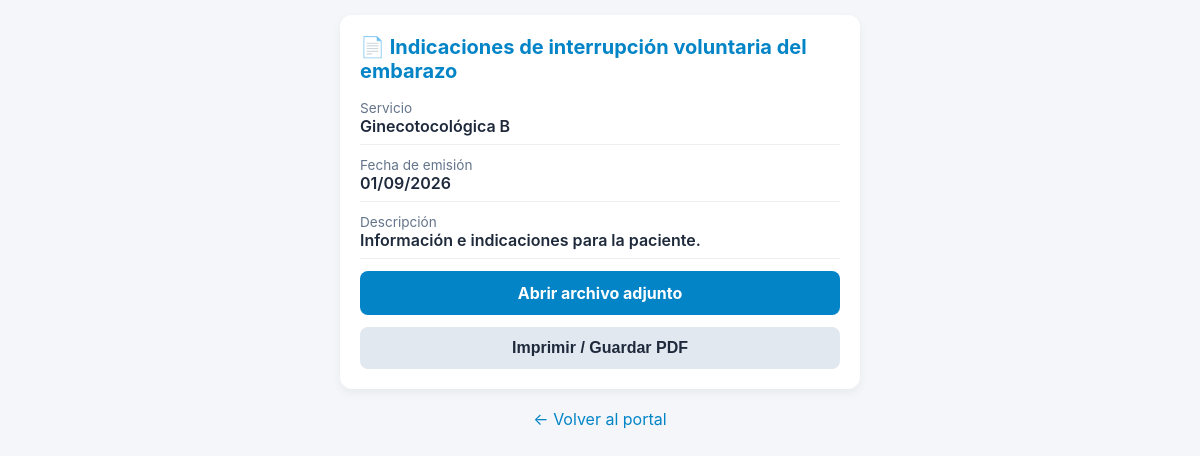
The app's page /presentacion/ver_documento_mobile.php?id=1 with its own data.
### tables this page shows
CREATE TABLE documento (
    id            INT AUTO_INCREMENT PRIMARY KEY,
    titulo        VARCHAR(120) NOT NULL,
    descripcion   TEXT NULL,
    archivo       VARCHAR(100) NULL,           
    fecha_emision DATE NOT NULL,
    fecha_carga   DATETIME NOT NULL,           
    publicado     TINYINT(1) NOT NULL DEFAULT 1,
    activo        TINYINT(1) NOT NULL DEFAULT 1,
    id_categoria  INT NOT NULL,
    id_usuario    INT NOT NULL,                
    FOREIGN KEY (id_categoria) REFERENCES categoria(id),
    FOREIGN KEY (id_usuario)   REFERENCES usuario(id)
);

CREATE TABLE categoria (
    id     INT AUTO_INCREMENT PRIMARY KEY,
    nombre VARCHAR(80) NOT NULL UNIQUE,
    activo TINYINT(1) NOT NULL DEFAULT 1
);

### datos/conexion.php (called while the page is built)
<?php
class Conexion {
    private $host    = "localhost";
    private $puerto  = "3306";
    private $dbname  = "sigsm_prueba";
    private $usuario = "root";
    private $clave   = "";
    private $charset = "utf8mb4";
    private $pdo;
    public function __construct() {
        $dsn = "mysql:host={$this->host};port={$this->puerto};dbname={$this->dbname};charset={$this->charset}";
        $opciones = [
            PDO::ATTR_ERRMODE            => PDO::ERRMODE_EXCEPTION,
            PDO::ATTR_DEFAULT_FETCH_MODE => PDO::FETCH_ASSOC,
            PDO::ATTR_EMULATE_PREPARES   => false,
        ];
        try {
            $this->pdo = new PDO($dsn, $this->usuario, $this->clave, $opciones);
        } catch (PDOException $e) {
            error_log("Error de conexión: " . $e->getMessage());
            die("No se pudo conectar con la base de datos. Revise datos/conexion.php y que MySQL esté encendido en XAMPP.");
        }
    }
    public function getConexion() {
        return $this->pdo;
    }
}

### negocio/sesion.php (called while the page is built, shortened)
<?php
function hayUsuarioLogueado() {
    return isset($_SESSION['usuario']);
}
function e($texto) {
    return htmlspecialchars((string) $texto, ENT_QUOTES, 'UTF-8');
}

### datos/Documento.php (called while the page is built, shortened)
<?php
class Documento {
    private $pdo;
    public function __construct($pdo) {
        $this->pdo = $pdo;
    }
    private function consultaBase() {
        return "SELECT d.id, d.titulo, d.descripcion, d.archivo, d.fecha_emision, d.fecha_carga,
                       d.publicado, d.id_categoria, d.id_usuario,
                       c.nombre AS categoria, c.activo AS categoria_activa,
                       u.nombre AS autor
                FROM documento d
                JOIN categoria c ON c.id = d.id_categoria
                JOIN usuario   u ON u.id = d.id_usuario
                WHERE d.activo = 1";
    }
    public function buscarPorId($id, $soloPublico = false) {
        $sql = $this->consultaBase() . " AND d.id = ?";
        if ($soloPublico) {
            $sql .= " AND d.publicado = 1 AND c.activo = 1";
        }
        $stmt = $this->pdo->prepare($sql);
        $stmt->execute([$id]);
        return $stmt->fetch();
    }
}

### presentacion/ver_documento_mobile.php (the view, shortened to what this page needs)
<?php
require_once __DIR__ . '/../negocio/sesion.php';
require_once __DIR__ . '/../datos/conexion.php';
require_once __DIR__ . '/../datos/Documento.php';
$id  = $_GET['id'] ?? '';
$doc = false;
if (ctype_digit($id)) {
    try {
        $doc = (new Documento((new Conexion())->getConexion()))->buscarPorId($id, !hayUsuarioLogueado());
    } catch (PDOException $e) {
        error_log('Error al leer el documento: ' . $e->getMessage());
    }
}
?>
<!DOCTYPE html>
<html lang="es">
<head>
</head>
<body>
<div class="container">
<?php if (!$doc): ?>
    <h2>Documento no encontrado</h2>
    <p class="aviso">El documento no existe o no está disponible.</p>
<?php else: ?>
    <h2>📄 <?= e($doc['titulo']) ?></h2>
    <div class="info-group">
        <div class="label">Servicio</div>
        <div class="value"><?= e($doc['categoria']) ?></div>
    </div>
    <div class="info-group">
        <div class="label">Fecha de emisión</div>
        <div class="value"><?= e(date('d/m/Y', strtotime($doc['fecha_emision']))) ?></div>
    </div>
    <?php if ($doc['descripcion']): ?>
    <div class="info-group">
        <div class="label">Descripción</div>
        <div class="value"><?= e($doc['descripcion']) ?></div>
    </div>
    <?php endif; ?>
    <?php if ($doc['archivo']): ?>
        <a href="../uploads/<?= e(rawurlencode($doc['archivo'])) ?>" target="_blank" class="btn-descargar">Abrir archivo adjunto</a>
    <?php endif; ?>
    <button type="button" class="btn-descargar btn-secundario" onclick="window.print();">Imprimir / Guardar PDF</button>
<?php endif; ?>
</div>
<div style="text-align: center; margin-top: 20px;">
    <?php if (hayUsuarioLogueado()): ?>
        <a href="documentos.php" class="btn-encuesta">&larr; Volver al panel</a>
    <?php else: ?>
        <a href="portal-paciente.php" class="btn-encuesta">&larr; Volver al portal</a>
    <?php endif; ?>
</div>
</body>
</html>

### presentacion/ver_documento_mobile.php (style rules this page uses)
body { font-family: -apple-system, BlinkMacSystemFont, "Segoe UI", Roboto, sans-serif; background-color: #f4f6f9; margin: 0; padding: 15px; color: #333; }
.container { max-width: 480px; margin: 0 auto; background: #ffffff; padding: 20px; border-radius: 12px; box-shadow: 0 4px 10px rgba(0,0,0,0.05); }
h2 { color: #0284c7; font-size: 1.25rem; margin-top: 0; }
.info-group { margin-bottom: 12px; border-bottom: 1px solid #eee; padding-bottom: 8px; }
.label { font-size: 0.85rem; color: #64748b; }
.value { font-size: 1rem; font-weight: 600; color: #1e293b; }
.btn-descargar { display: block; width: 100%; text-align: center; background-color: #0284c7; color: white; padding: 12px; border-radius: 8px; text-decoration: none; font-weight: bold; margin-top: 12px; box-sizing: border-box; border: none; font-size: 1rem; cursor: pointer; }
.btn-secundario { background-color: #e2e8f0; color: #1e293b; }
.btn-encuesta { color: #0284c7; text-decoration: none; }

### records on screen
documento: titulo "Indicaciones de interrupción voluntaria del embarazo", id_categoria.nombre "Ginecotocológica B", fecha_emision "01/09/2026", descripcion "Información e indicaciones para la paciente."
